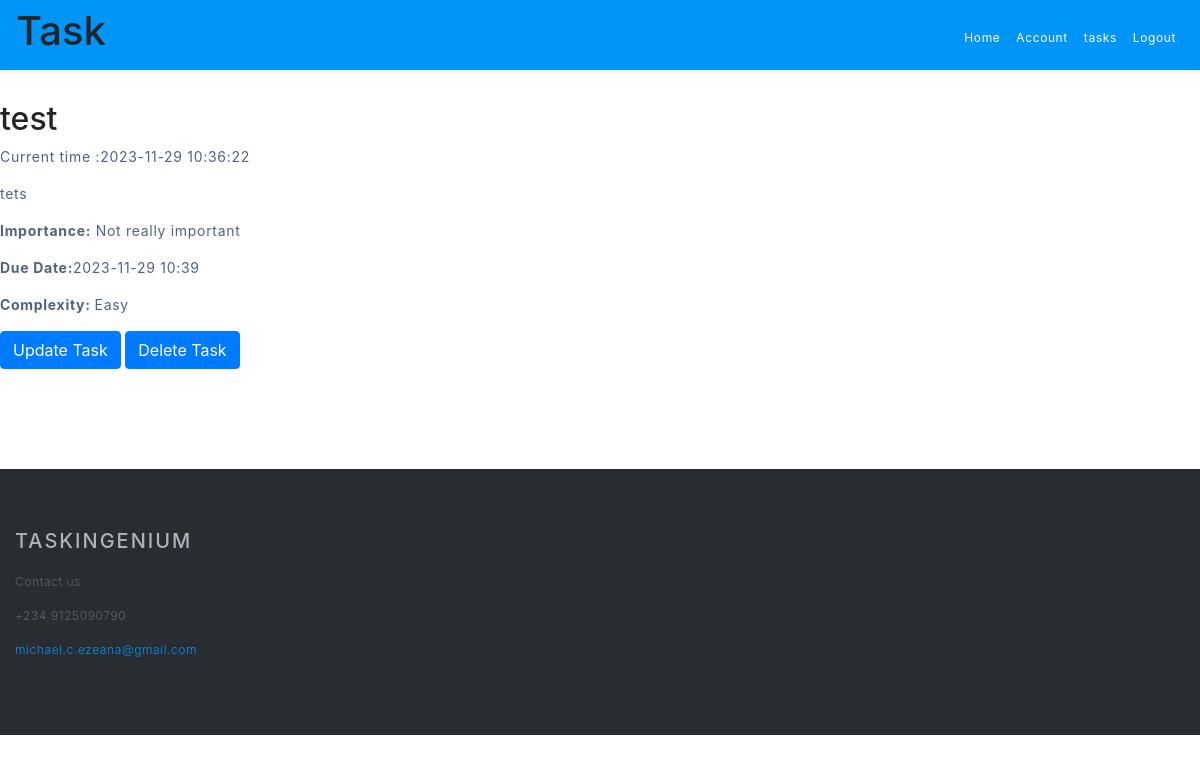
/tasks/48b54c53473dc27f81d0d4142dd711931928fe41 (signed in), run on the app's committed database.
### TaskApp/models.py (models this page shows, shortened)
class Task(db.Model):
    task_id = db.Column(db.Integer, primary_key=True)
    title = db.Column(db.String(100), nullable=False)
    date_posted = db.Column(db.DateTime, nullable=False, default=datetime.datetime.now())
    due_date=db.Column(db.DateTime, nullable=False)
    description = db.Column(db.Text, nullable=False)
    importance=db.Column(db.String, nullable=False)
    complexity=db.Column(db.String, nullable=False)
    task_secret=db.Column(db.String(20), nullable=False)
    completed = db.Column(db.Boolean, default=False)
    user_id = db.Column(db.Integer, db.ForeignKey('user.id'), nullable=False)

### TaskApp/tasks/routes.py (the view, shortened to what this page needs)
@tasks.route("/tasks/<view>")
@login_required
def get_tasks_by_view(view):
    if view == "expired":
        delete_expired_tasks()
    task = Task.query.filter_by(task_secret=view).first()
    if task:
        formatted_task = {'title': task.title,
                        'description': task.description,
                        'importance': task.importance,
                        'due_date': task.due_date.strftime('%Y-%m-%d %H:%M'),
                        "task_secret":task.task_secret,
                        'complexity':task.complexity
                        }
        return render_template('task.html', task=formatted_task, title="Task")

### TaskApp/models.py (called while the page is built)
@login_manager.user_loader
def load_user(user_id):
    return User.query.get(int(user_id))

### TaskApp/templates/task.html (shortened to what this page needs)
{% extends "layout.html" %}
{% block content %}
<div class="content-section">
    <h2>{{ task.title }}</h2>
    <p>Current time :<span id="datetime"></span> </p>
    <p>{{ task.description }}</p>
    <p><strong>Importance:</strong> {{ task.importance }}</p>
    <p><strong>Due Date:</strong>{{ task.due_date }}</p>
    <p ><strong>Complexity: </strong> {{ task.complexity }}</p>
</div>
<a href="{{ url_for('tasks.update_task', task_secret=task.task_secret) }}" class="btn btn-primary">Update Task</a>
<a href="{{ url_for('tasks.delete_task', task_secret=task.task_secret) }}" class="btn btn-primary">Delete Task</a>
{% endblock content %}

### TaskApp/static/css/main.css (style rules this page uses)
body { font-family: 'Roboto', sans-serif; color: #3a3f52; }
h2 { font-size: 44px; font-weight: 700; }
p { font-size: 14px; font-weight: 400; letter-spacing: .05em; color: #53627C; }

### data on the page
Task: title "test", description "tets", importance "Not really important", complexity "Easy"

### other printed values
{{ title }} "Task"
{{ task.due_date }} "2023-11-29 10:39"
